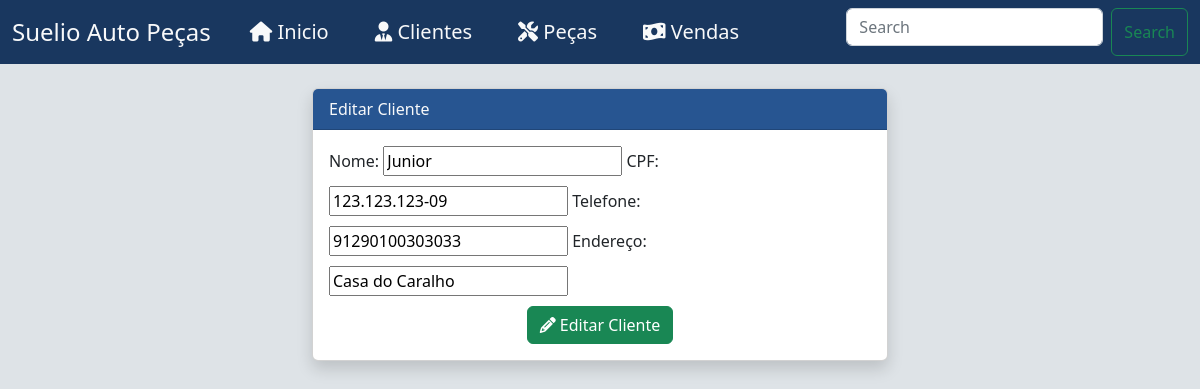
Screenshot of /client/edit/1/ with the database file from the repository.
### client/models.py (models this page shows, shortened)
class Client(models.Model):
    name = models.CharField(max_length=60, verbose_name="Nome")
    cpf = models.CharField( max_length=14, verbose_name="CPF")
    phone = models.CharField( max_length=14,  verbose_name="Telefone")
    address = models.CharField(max_length=100, verbose_name="Endereço")

### client/views.py (the view)
# urls.py: path("edit/<int:id>/", views.edit, name="edit"),
def edit(request, id):
    client = get_object_or_404(Client, id=id)
    if request.method == 'POST':
        form = ClientForm(request.POST, instance=client)
        if form.is_valid():
            form.save()
            return redirect('index')
    else:
        form = ClientForm(instance=client)
    return render(request, "client/edit.html", {"form": form})

### client/forms.py
class ClientForm(forms.ModelForm):
    class Meta:
        model = Client
        fields = ['name', 'cpf', 'phone', 'address']

### templates/client/edit.html (shortened to what this page needs)
{% extends 'base.html' %}
{% load bootstrap %}
{% load static %}
{% block content %}
  <div class="container col-12 col-md-8 col-lg-6">
    <div class="card mt-4 shadow ">
        <div class="card-header bg-blue text-light">
          Editar Cliente
        </div>
        <div class="card-body">
            <form method="post">
                {{ form|bootstrap }}
                <div class="container text-center">
                    <button class="btn btn-success" type="submit"> <i class="fa-solid fa-pencil"></i> Editar Cliente</button>
                </div>
            </form>
        </div>
      </div>
  </div>
{% endblock %}

### static/css/style.css (style rules this page uses)
body { background-color: rgb(222, 227, 231); }
input { margin-bottom: 10px; }
.bg-blue { background-color: rgb(39, 85, 145); }

### rows the page displays
Client: name "Junior", cpf "123.123.123-09", phone "91290100303033", address "Casa do Caralho"
